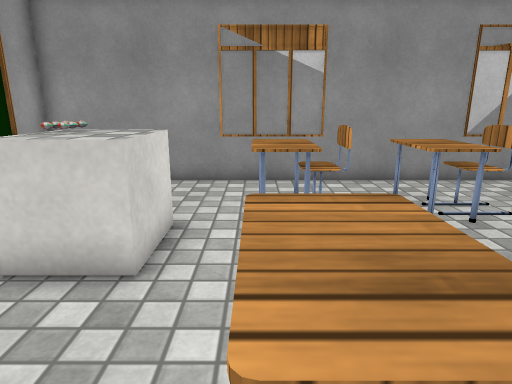
view 1 (above)

15 first-person views from a walk through a scene from a Unity 3-D project. The camera is 1.2 m above the floor, tilts 14° down and sees 75° across. The floor is counted in squares, 0.5 m on a side. Each view is taken from the middle of a square. On the plan, view 1 faces up. The plan holds only what a view shows up to about 20 squares ahead; the rest is blank. The place goes on beyond the plan. The player character is not drawn. Some animated figures are not drawn. Some surface patterns are stand-ins.

view 2
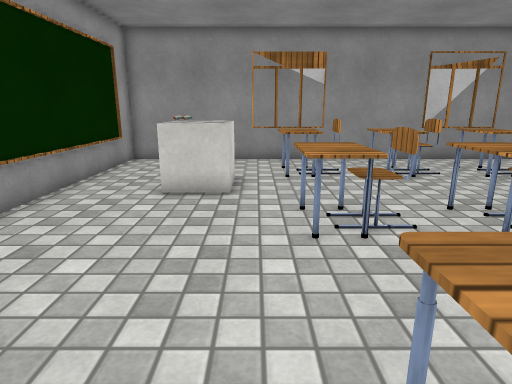

view 3
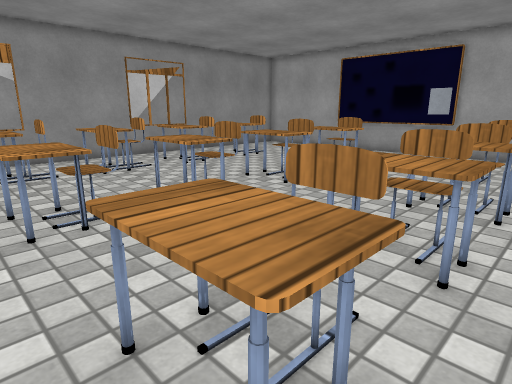

view 4
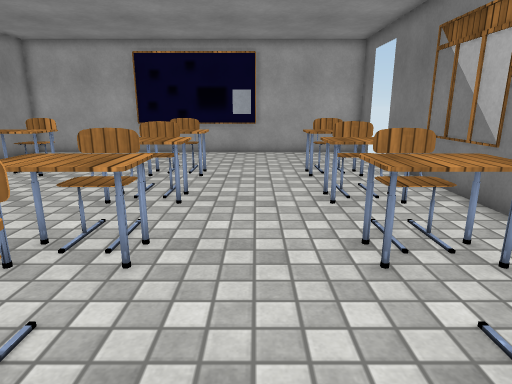

view 5
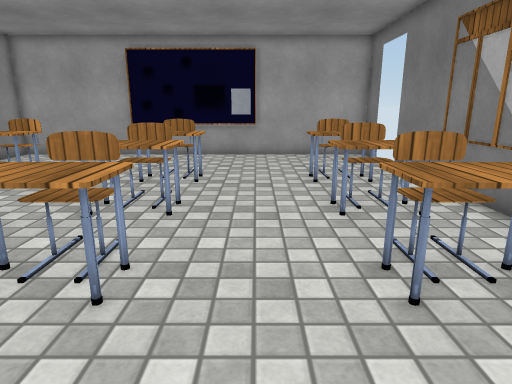

view 6
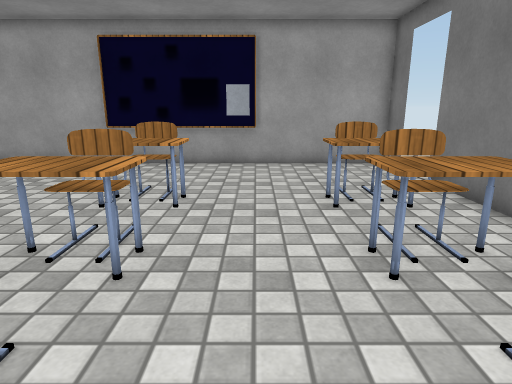

view 7
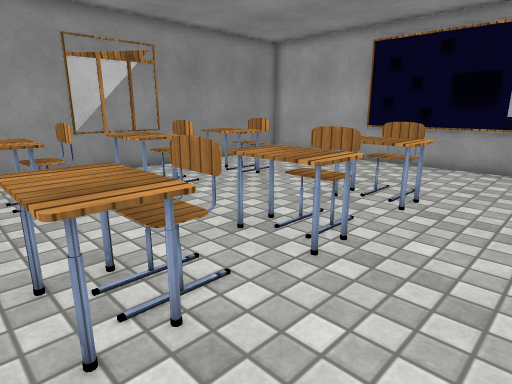

view 8
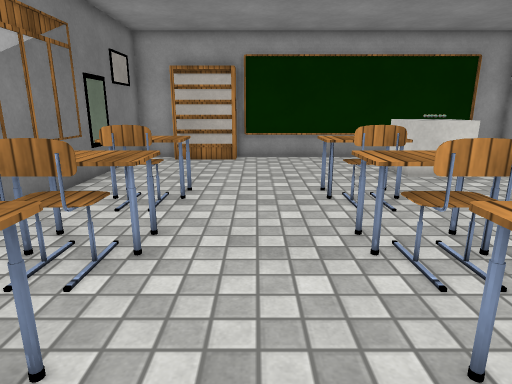

view 9
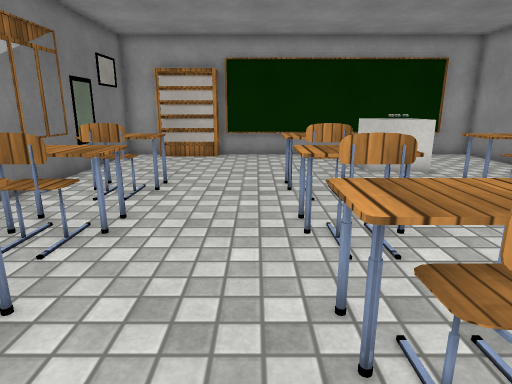

view 10
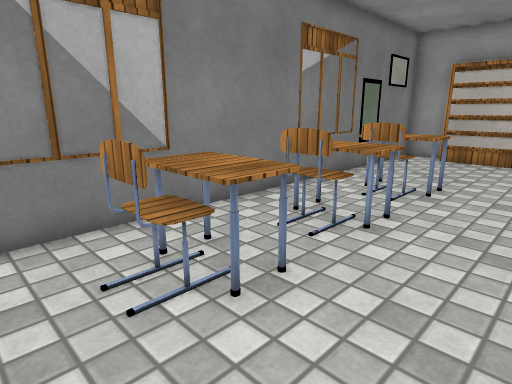

view 11
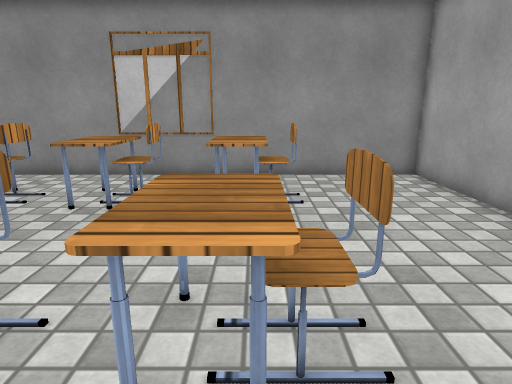

view 12
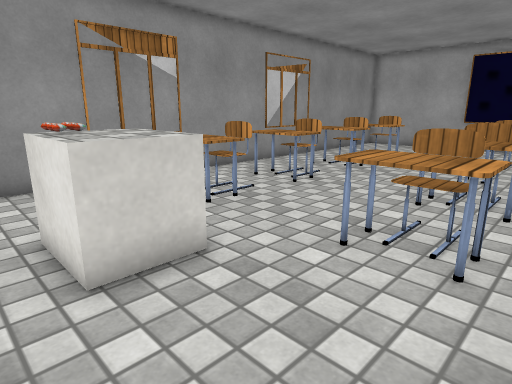

view 13
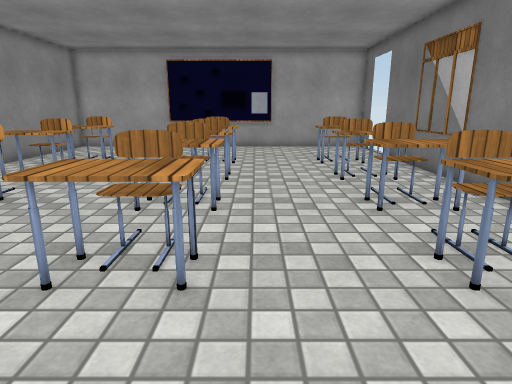

view 14
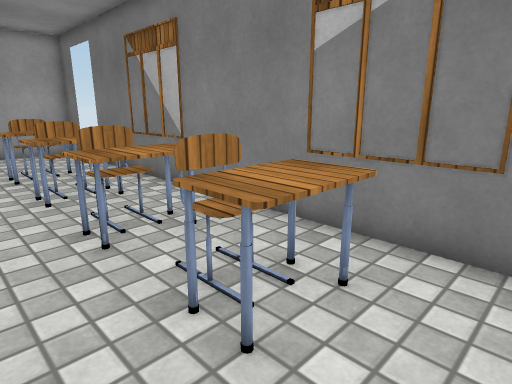

view 15
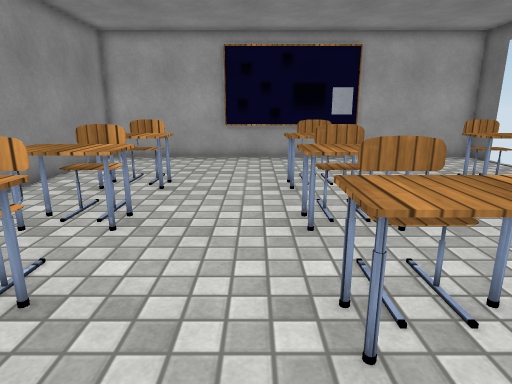

### Floor plan
Key: @ floor where view 1 was taken; # wall or solid block; x gap in a wall; . floor; = window, fence, low wall or low ledge; C cube; O other object.
Columns run from 7 left of view 1 to 18 right of it. Each row starts with its distance up from view 1.
 11 ##########################
 10 #........................#
  9 #......=## ==.=#=.=.#....#
  8 #......OO=#===.O=x=O.....#
  7 #..CCC.OO##===.O=.=O#....#
  6 #..CCC...................#
  5 #..CCC...................#
  4 #...CC...................#
  3 #......OO. ==..O=.=O.....#
  2 #......OO=#=#=.O=x=O.....#
  1 #......=#=#===.#=.=O=....#
  0 #......@.................#
 -1 #........................#
 -2 ##.......................#
 -3 ##.....OO. ===.#=.=O=....#
 -4 ##.....OO=#=#=.O=x=O.....#
 -5 ##.....=#=#==..O=.=O.....#
 -6 #........................#
 -7 #####################x. ##

Where each view was taken, in squares from view 1:
view 1: 0 up, 0 right, facing up
view 2: 5 down, 1 left, facing up
view 3: 6 down, 1 left, facing up-right
view 4: 1 down, 1 left, facing right
view 5: 1 down, 0 right, facing right
view 6: 1 down, 3 right, facing right
view 7: 2 down, 3 right, facing up-right
view 8: 1 down, 10 right, facing left
view 9: 0 up, 11 right, facing left
view 10: 0 up, 11 right, facing down-left
view 11: 1 down, 12 right, facing up
view 12: 0 up, 5 left, facing up-right
view 13: 0 up, 4 left, facing right
view 14: 1 down, 2 left, facing down-right
view 15: 4 up, 1 right, facing right
